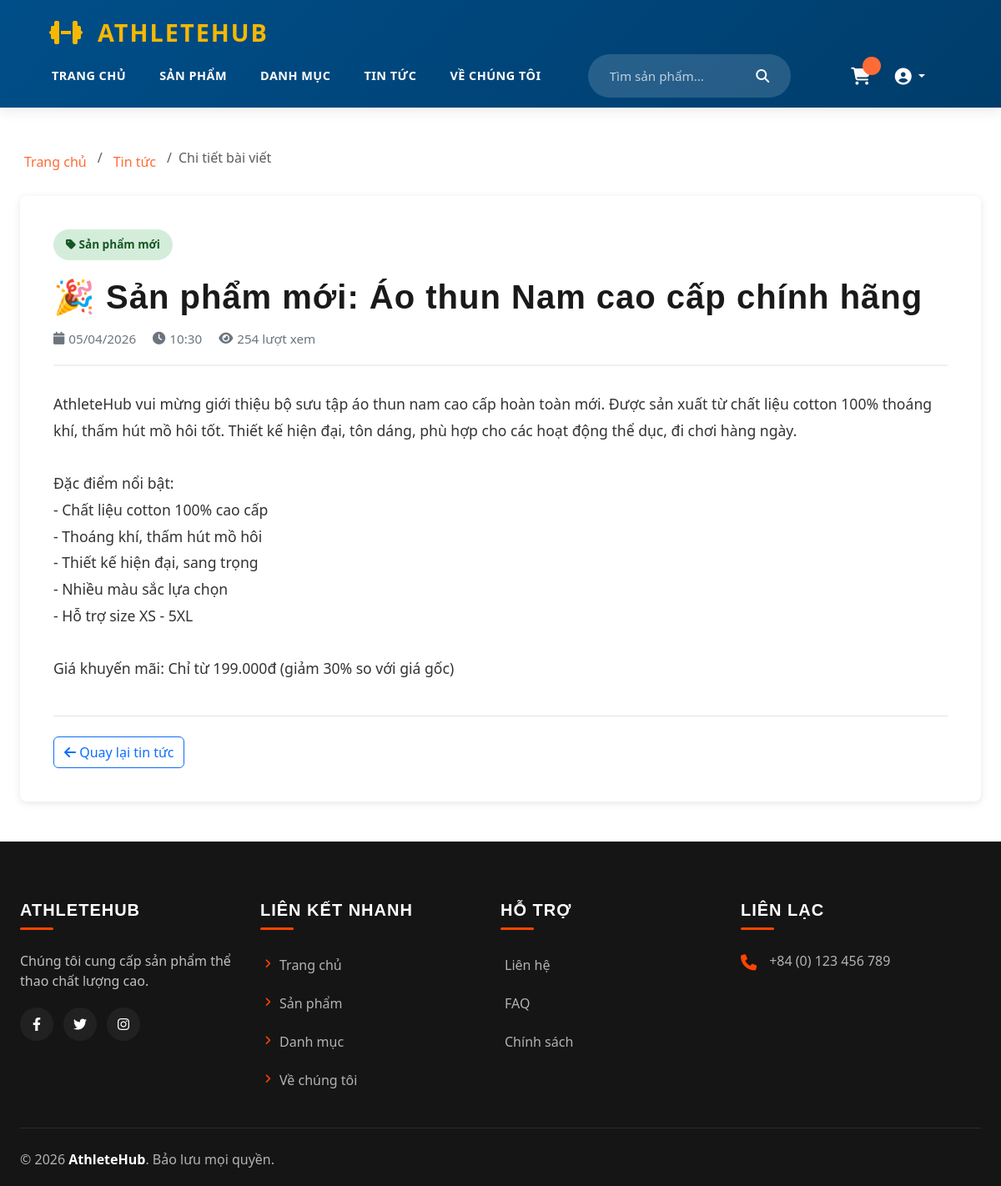
/news-detail.php?id=1, run on the app's committed database.
### tables this page shows
CREATE TABLE `tin_tuc` (
  `id` int(11) NOT NULL COMMENT 'ID tin tức',
  `tieu_de` varchar(255) NOT NULL COMMENT 'Tiêu đề',
  `noi_dung` longtext NOT NULL COMMENT 'Nội dung',
  `hinh_anh` varchar(255) DEFAULT NULL COMMENT 'Hình ảnh',
  `loai_tin` enum('san-pham-moi','khuyen-mai','su-kien','other') DEFAULT 'san-pham-moi' COMMENT 'Loại tin tức',
  `trang_thai` tinyint(4) DEFAULT 1 COMMENT '1: Công khai, 0: Lưu nháp',
  `luot_xem` int(11) DEFAULT 0 COMMENT 'Số lượt xem',
  `admin_id` int(11) DEFAULT NULL COMMENT 'ID admin đăng tin',
  `ngay_tao` datetime DEFAULT current_timestamp() COMMENT 'Ngày tạo',
  `ngay_cap_nhat` datetime DEFAULT current_timestamp() ON UPDATE current_timestamp() COMMENT 'Ngày cập nhật'
);

### model/news.php (called while the page is built, shortened)
<?php
function getNewsById($conn, $id) {
    $sql = "UPDATE tin_tuc SET luot_xem = luot_xem + 1 WHERE id = :id";
    $stmt = $conn->prepare($sql);
    $stmt->bindValue(':id', $id, PDO::PARAM_INT);
    $stmt->execute();
    $sql = "SELECT * FROM tin_tuc WHERE id = :id";
    $stmt = $conn->prepare($sql);
    $stmt->bindValue(':id', $id, PDO::PARAM_INT);
    $stmt->execute();
    return $stmt->fetch(PDO::FETCH_ASSOC);
}
function getNewsTypeLabel($loai_tin) {
    $labels = [
        'san-pham-moi' => 'Sản phẩm mới',
        'khuyen-mai' => 'Khuyến mãi',
        'su-kien' => 'Sự kiện',
        'other' => 'Khác'
    ];
    return $labels[$loai_tin] ?? 'Khác';
}
?>

### news-detail.php (the view, shortened to what this page needs)
<?php
require_once 'model/news.php';
$db = new Database();
$conn = $db->connect();
$id = $_GET['id'] ?? 0;
$news = getNewsById($conn, $id);
?>
<!DOCTYPE html>
<html lang="vi">
<head>
    <link href="https://cdnjs.cloudflare.com/ajax/libs/bootstrap/5.3.2/css/bootstrap.min.css" rel="stylesheet">
    <link href="https://cdnjs.cloudflare.com/ajax/libs/font-awesome/6.4.0/css/all.min.css" rel="stylesheet">
    <link rel="stylesheet" href="css/variables.css">
    <link rel="stylesheet" href="css/navbar.css">
    <link rel="stylesheet" href="css/footer.css">
    <link rel="stylesheet" href="css/utilities.css">
</head>
<body>
    <nav class="navbar navbar-expand-lg navbar-custom">
        <div class="container px-4">
            <div class="row">
                <div class="col-12">
                    <a class="navbar-brand" href="index.php">
                        <i class="fas fa-dumbbell"></i> AthleteHub
                    </a>
                </div>
                <div class="col-12">
                    <div class="collapse navbar-collapse" id="navbarNav">
                        <ul class="navbar-nav ms-auto">
                            <li class="nav-item"><a class="nav-link" href="index.php">Trang chủ</a></li>
                            <li class="nav-item"><a class="nav-link" href="products.php">Sản phẩm</a></li>
                            <li class="nav-item"><a class="nav-link" href="index.php#categories">Danh mục</a></li>
                            <li class="nav-item"><a class="nav-link" href="news.php">Tin tức</a></li>
                            <li class="nav-item"><a class="nav-link" href="index.php#about">Về chúng tôi</a></li>
                        </ul>
                        <div class="navbar-search-container">
                            <div class="navbar-search">
                                <input type="text" placeholder="Tìm sản phẩm..." class="search-input">
                                <button class="search-btn"><i class="fas fa-search"></i></button>
                            </div>
                        </div>
                        <div class="navbar-right">
                            <div class="cart-icon" onclick="window.location.href='cart.php'">
                                <i class="fas fa-shopping-cart"></i>
                                <span class="cart-count"></span>
                            </div>
                            <div class="user-account-wrapper d-flex align-items-center">
                                <div class="user-action-dropdown dropdown">
                                    <a href="#" class="user-icon-link me-2 text-decoration-none dropdown-toggle"
                                        id="userMenu" data-bs-toggle="dropdown" aria-expanded="false" style="color: white;">
                                        <i class="fas fa-user-circle fa-lg"></i>
                                    </a>
                                </div>
                            </div>
                        </div>
                    </div>
                </div>
            </div>
        </div>
    </nav>
    <div class="container-custom py-5">
        <nav aria-label="breadcrumb" class="mb-4">
            <ol class="breadcrumb">
                <li class="breadcrumb-item"><a href="index.php">Trang chủ</a></li>
                <li class="breadcrumb-item"><a href="news.php">Tin tức</a></li>
                <li class="breadcrumb-item active">Chi tiết bài viết</li>
            </ol>
        </nav>
        <div class="news-detail-container">
            <div class="news-content">
                <div class="news-header">
                    <span class="news-badge badge-<?= str_replace(' ', '-', $news['loai_tin']) ?>">
                        <i class="fas fa-tag"></i> <?= getNewsTypeLabel($news['loai_tin']) ?>
                    </span>
                    <h1 class="news-title"><?= htmlspecialchars($news['tieu_de']) ?></h1>
                    <div class="news-meta">
                        <span><i class="fas fa-calendar"></i> <?= date('d/m/Y', strtotime($news['ngay_tao'])) ?></span>
                        <span><i class="fas fa-clock"></i> <?= date('H:i', strtotime($news['ngay_tao'])) ?></span>
                        <span><i class="fas fa-eye"></i> <?= $news['luot_xem'] ?> lượt xem</span>
                    </div>
                </div>
                <div class="news-body">
                    <?= nl2br(htmlspecialchars($news['noi_dung'])) ?>
                </div>
                <div class="d-flex gap-2 border-top pt-4">
                    <a href="news.php" class="btn btn-outline-primary">
                        <i class="fas fa-arrow-left"></i> Quay lại tin tức
                    </a>
                </div>
            </div>
        </div>
    </div>
    <footer class="footer">
        <div class="container-custom">
            <div class="footer-top">
                <div class="row">
                    <div class="col-lg-3 col-md-6">
                        <div class="footer-section">
                            <h4 class="footer-title">AthleteHub</h4>
                            <p style="color: #c0c0c0;">Chúng tôi cung cấp sản phẩm thể thao chất lượng cao.</p>
                            <div class="footer-socials">
                                <a href="#" class="social-link"><i class="fab fa-facebook-f"></i></a>
                                <a href="#" class="social-link"><i class="fab fa-twitter"></i></a>
                                <a href="#" class="social-link"><i class="fab fa-instagram"></i></a>
                            </div>
                        </div>
                    </div>
                    <div class="col-lg-3 col-md-6">
                        <div class="footer-section">
                            <h4 class="footer-title">Liên kết nhanh</h4>
                            <ul class="footer-links">
                                <li><a href="index.php"><i class="fas fa-angle-right"></i>Trang chủ</a></li>
                                <li><a href="products.php"><i class="fas fa-angle-right"></i>Sản phẩm</a></li>
                                <li><a href="#categories"><i class="fas fa-angle-right"></i>Danh mục</a></li>
                                <li><a href="#"><i class="fas fa-angle-right"></i>Về chúng tôi</a></li>
                            </ul>
                        </div>
                    </div>
                    <div class="col-lg-3 col-md-6">
                        <div class="footer-section">
                            <h4 class="footer-title">Hỗ trợ</h4>
                            <ul class="footer-links">
                                <li><a href="#">Liên hệ</a></li>
                                <li><a href="#">FAQ</a></li>
                                <li><a href="#">Chính sách</a></li>
                            </ul>
                        </div>
                    </div>
                    <div class="col-lg-3 col-md-6">
                        <div class="footer-section">
                            <h4 class="footer-title">Liên lạc</h4>
                            <div class="contact-item">
                                <i class="fas fa-phone"></i>
                                <p>+84 (0) 123 456 789</p>
                            </div>
                        </div>
                    </div>
                </div>
            </div>
            <div class="footer-bottom">
                <div class="footer-copyright">
                    &copy;
                    <?php echo date("Y"); ?> <strong>AthleteHub</strong>. Bảo lưu mọi quyền.
                </div>
            </div>
        </div>
    </footer>
</body>
</html>

### css/variables.css (style rules this page uses)
:root { --primary: #ff6b35; --primary-dark: #ff5220; --primary-light: #ff8555; --secondary: #004e89; --secondary-dark: #003d6b; --secondary-light: #0066b3; --accent: #f7b801; --accent-dark: #d99e00; --accent-light: #ffc928; --success: #06d6a0; --warning: #ffa500; --danger: #ef476f; --dark: #1a1a1a; --light: #f8f9fa; --white: #ffffff; --gray: #6c757d; --gray-light: #e9ecef; --spacing-xs: 0.25rem; --spacing-sm: 0.5rem; --spacing-md: 1rem; --spacing-lg: 1.5rem; --spacing-xl: 2rem; --spacing-2xl: 3rem; --spacing-3xl: 4rem; --border-radius-sm: 8px; --border-radius: 12px; --border-radius-lg: 16px; --border-radius-full: 50px; --font-primary: 'Segoe UI', Tahoma, Geneva, Verdana, sans-serif; --font-display: 'Trebuchet MS', sans-serif; --font-size-xs: 0.75rem; --font-size-sm: 0.875rem; --font-size-base: 1rem; --font-size-lg: 1.125rem; --font-size-xl: 1.5rem; --font-size-2xl: 2rem; --font-size-3xl: 3rem; --font-size-4xl: 4rem; --font-weight-normal: 400; --font-weight-semibold: 600; --font-weight-bold: 700; --font-weight-extra-bold: 800; --font-weight-black: 900; --shadow-sm: 0 2px 4px rgba(0, 0, 0, 0.1); --shadow-md: 0 5px 15px rgba(0, 0, 0, 0.08); --shadow-lg: 0 10px 30px rgba(0, 0, 0, 0.12); --shadow-xl: 0 15px 40px rgba(0, 0, 0, 0.15); --transition-fast: 0.2s ease; --transition-base: 0.3s ease; --transition-slow: 0.5s ease; --line-height-tight: 1.2; --line-height-base: 1.5; --line-height-relaxed: 1.75; }
* { margin: 0; padding: 0; box-sizing: border-box; }
html { scroll-behavior: smooth; }
body { font-family: var(--font-primary); font-size: var(--font-size-base); line-height: var(--line-height-base); color: var(--dark); background-color: var(--white); overflow-x: hidden; }
h1, h2, h3, h4, h5, h6 { font-family: var(--font-display); font-weight: var(--font-weight-extra-bold); letter-spacing: 1px; }
a { color: var(--primary); text-decoration: none; transition: color var(--transition-base); }

### css/navbar.css (style rules this page uses)
.navbar-custom, .navbar { background: linear-gradient(135deg, var(--secondary) 0%, var(--secondary-dark) 100%) !important; padding: 0.75rem 0; box-shadow: var(--shadow-md); position: sticky; top: 0; z-index: 1000; transition: all var(--transition-base); }
.navbar-brand { font-size: 1.8rem; font-weight: var(--font-weight-black); color: var(--accent) !important; text-transform: uppercase; letter-spacing: 2px; display: flex; align-items: center; gap: var(--spacing-md); transition: transform var(--transition-base); }
.navbar-brand i { font-size: 2rem; animation: bounce 2s ease-in-out infinite; }
.navbar-nav { gap: var(--spacing-lg); }
.nav-link { color: var(--white) !important; font-weight: var(--font-weight-bold); position: relative; transition: all var(--transition-base); text-transform: uppercase; font-size: 0.9rem; letter-spacing: 0.5px; }
.nav-link::after { content: ''; position: absolute; bottom: -5px; left: 0; width: 0; height: 3px; background: var(--primary); transition: width var(--transition-base); border-radius: 2px; }
.navbar-search-container { flex: 1; display: flex; justify-content: center; margin: 0 var(--spacing-2xl); }
.navbar-search { display: flex; align-items: center; gap: var(--spacing-sm); background: rgba(255, 255, 255, 0.15); padding: 0.75rem var(--spacing-lg); border-radius: var(--border-radius-full); transition: all var(--transition-base); border: 2px solid transparent; width: 100%; max-width: 400px; }
.search-input { background: transparent; border: none; color: var(--white); outline: none; width: 100%; font-size: 0.95rem; }
.search-input::placeholder { color: rgba(255, 255, 255, 0.7); }
.search-btn { background: transparent; border: none; color: var(--white); cursor: pointer; transition: color var(--transition-base); font-size: 1rem; }
.navbar-right { display: flex; align-items: center; gap: var(--spacing-lg); margin-left: var(--spacing-lg); }
.nav-notification, .cart-icon, .user-account { position: relative; cursor: pointer; color: var(--white); font-size: 1.3rem; transition: color var(--transition-base); }
.notification-badge, .cart-count { position: absolute; top: -8px; right: -12px; background: var(--primary); color: white; border-radius: 50%; width: 22px; height: 22px; display: flex; align-items: center; justify-content: center; font-size: 0.7rem; font-weight: var(--font-weight-bold); box-shadow: var(--shadow-md); animation: pulse 1.5s ease-in-out infinite; }

### data on the page
tin_tuc: loai_tin "Sản phẩm mới", tieu_de "🎉 Sản phẩm mới: Áo thun Nam cao cấp chính hãng", ngay_tao "05/04/2026", ngay_tao "10:30", luot_xem "254", noi_dung "AthleteHub vui mừng giới thiệu bộ sưu tập áo thun nam cao cấp hoàn toàn mới. Được sản xuất từ chất liệu cotton 100% thoáng khí, thấm hút mồ hôi tốt. Thiết kế hiện đại, tôn dáng, phù hợp cho các hoạt động thể dục, đi chơi hàng ngày. Đặc điểm nổi bật: - Chất liệu cotton 100% cao cấp - Thoáng khí, thấm hút mồ hôi - Thiết kế hiện đại, sang trọng - Nhiều màu sắc lựa chọn - Hỗ trợ size XS - 5XL Giá khuyến mãi: Chỉ từ 199.000đ (giảm 30% so với giá gốc)"
